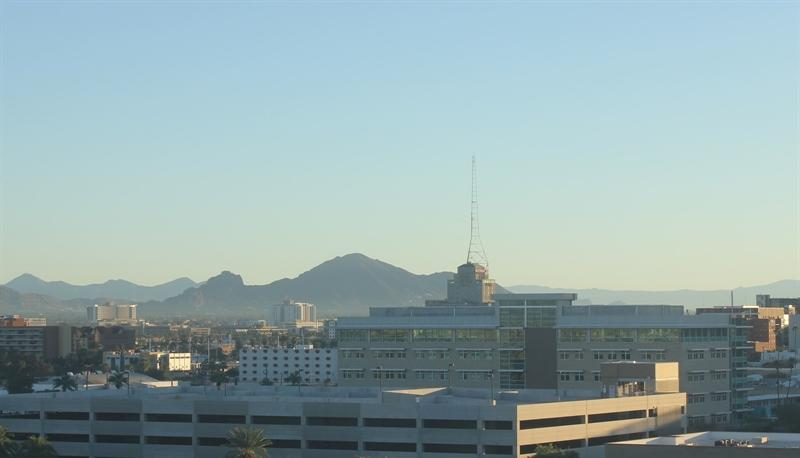
#> input picture images/train/day/20151101_142050.jpg, 800 x 458 px; its folder holds only this picture in this run
$ jupyter execute --allow-errors 'Day Vs Night Classifier.ipynb'
#> lines starting #> are read from the running program, lines starting #| are printed output that depends on the picture
# Day Vs Night Image Classifier
---

### IDE & SW Used:
1. Python 3.7.6
2. Anaconda3 (jupyter notebook)
3. Linux Ubuntu 20.04 Terminal

### SW Packages:
1. opencv-python 4.5.1.48
2. matplotlib 3.1.3
3. numpy 1.18.1
4. glob2 0.7
5. jupyterlab 1.2.6

[cell 1]
import os #you must always import it, because it is not a built-in function
import glob #for loading images from a directory
import matplotlib.image as mpimg #for reading & displaying images
import matplotlib.pyplot as plt #a collection of command style functions that make matplotlib work like MATLAB
import cv2 #import opencv-python library (a library designed to solve computer vision problems)
import random #to get access to the random module, to get different random results
import numpy as np #an open-source numerical Python library, can be utilised to perform a number of mathematical operations on arrays

[cell 2]
# Dataset directories
train_Dataset_dir = "images/train/"
test_Dataset_dir = "images/test/"

## Step 1: Load the datasets and visualise

[cell 3]
'''This function loads in images and their labels and places them in a list
    im_list[0][:] will be the first image-label pair in the list'''
def load_dataset(image_dir):
# These first few lines of code will load the training day/night images and store all of them in a variable/list, IMAGE_LIST
# This list contains the images and their associated label ("day" or "night").
#> called with image_dir = 'images/train/'
    im_list = []
    image_types = ["day", "night"]

    # Iterate through each color folder
    for im_type in image_types:

        # Iterate through each image file in each image_type folder
        # glob reads in any image with the extension "image_dir/im_type/*"
        for file in glob.glob(os.path.join(image_dir, im_type, "*")): # * allows an unspecified number of args and it consumes them all

            # Read in the image
            im = mpimg.imread(file)
#> im is the input picture: shape (458, 800, 3); mean R, G, B 147.2, 168.7, 170.2

            # Check if the image exists/if it's been correctly read-in
            if im is not None: #if im is not None == if not im is None
                # Append the image, and it's type (red, green, yellow) to the image list
                im_list.append((im, im_type))

    return im_list

[cell 4]
# Load training data
IMAGE_LIST = load_dataset(train_Dataset_dir)
#> IMAGE_LIST = 2 items

## Step 2: Preprocess the data input images

### 1. Resizing every image to a standard size

[cell 5]
def standardize_input(image):

    # Resize image and pre-process so that all "standard" images are the same size
    standard_im = cv2.resize(image, (1100, 600))

    return standard_im

### 2. Encode the target variables

[cell 6]
def encode(label):
    # encode day as 1, night as 0
    numerical_val = 0
    if(label == 'day'):
        numerical_val = 1

    return numerical_val

### This function takes in a list of image-label pairs and outputs a **standardized** list of resized images and numerical labels:
#### 1. Resizing every image to a standard size
#### 2. Encode the target variables

[cell 7]
def preprocess(image_list):

    #standardize and encode the input data
    standard_list = []

    # Iterate through all the image-label pairs
    for item in image_list:
        image = item[0]
        label = item[1]

        # Standardize the image
        standardized_im = standardize_input(image)

        # Create a numerical label
        binary_label = encode(label)

        # Append the image, and it's one hot encoded label to the full, processed list of image data
        standard_list.append((standardized_im, binary_label))
#> this loop made 2 passes
#> (label, numerical_val in encode, binary_label) on passes 1 to 2: ('day', 1, 1), ('night', 0, 0)
#> pass 1, in standardize_input, `standard_im = cv2.resize(image, (1100, 600))`:
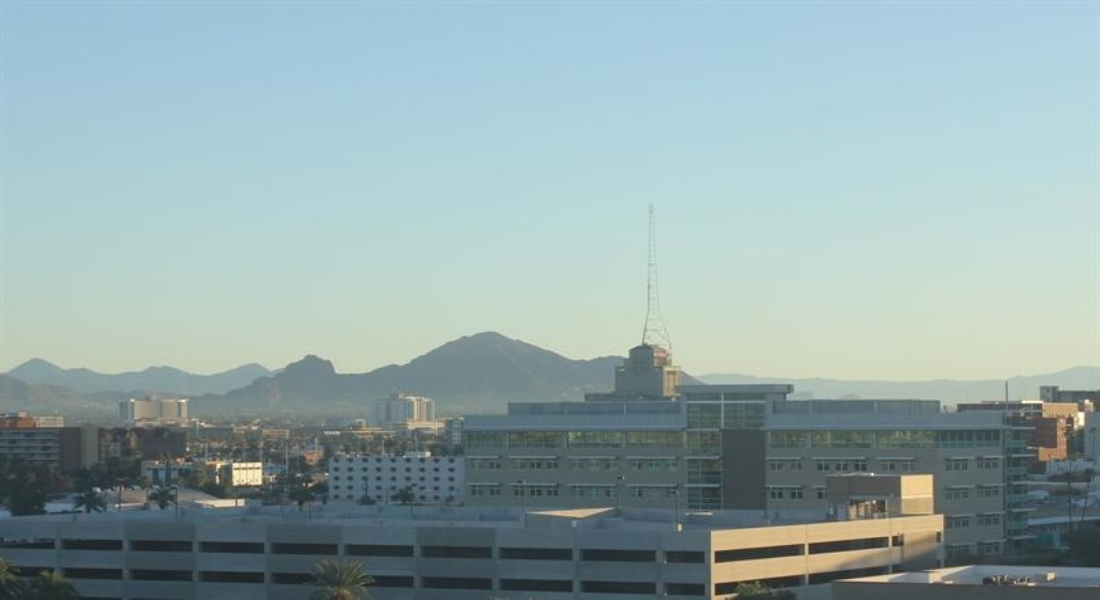
#> standard_im: shape (600, 1100, 3); mean R, G, B 147.1, 168.7, 170.1
#> pass 2, in standardize_input (call 2), `standard_im = cv2.resize(image, (1100, 600))`:
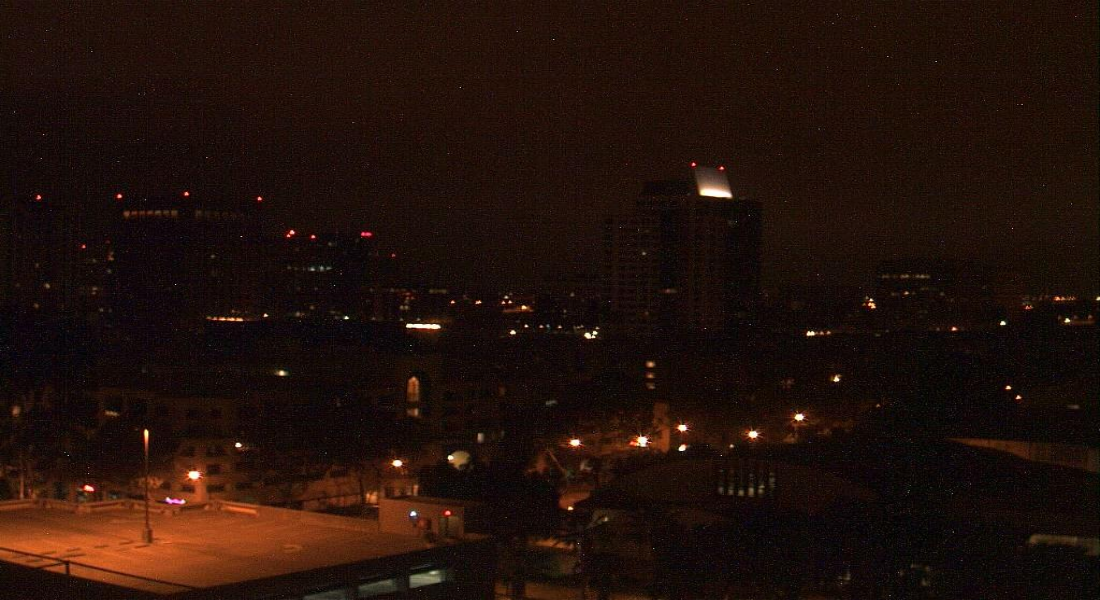
#> standard_im: shape (600, 1100, 3); mean R, G, B 33.7, 16.6, 10.3
#> after the loop, standard_list = 2 items

    return standard_list

[cell 8]
# Standardize all training images
STANDARDIZED_LIST = preprocess(IMAGE_LIST)
#> STANDARDIZED_LIST = 2 items

[cell 9]
# Display a standardized image and its label

# Select an image by index
image_num = 0
selected_image = STANDARDIZED_LIST[image_num][0]
selected_label = STANDARDIZED_LIST[image_num][1]
#> selected_label = 1

# Display image and data about it
plt.imshow(selected_image)
print("Shape: "+str(selected_image.shape))
#| Shape: (600, 1100, 3)
print("Label [1 = day, 0 = night]: " + str(selected_label))
#| Label [1 = day, 0 = night]: 1

## Step 3: Feature Extraction

Let's try to create a feature that represents the brightness in an image. We'll be extracting the **average brightness** using HSV colorspace. Specifically, we'll use the V channel (a measure of brightness), add up the pixel values in the V channel, then divide that sum by the area of the image to get the average Value of the image.

[cell 10]
# Find the average Value or brightness of an image
def avg_brightness(rgb_image):
    # Convert image to HSV
    hsv = cv2.cvtColor(rgb_image, cv2.COLOR_RGB2HSV)

    # Add up all the pixel values in the V channel
    sum_brightness = np.sum(hsv[:,:,2])
    area = 600*1100.0  # pixels

    # find the avg
    avg = sum_brightness/area

    return avg

[cell 11]
# Testing average brightness levels
# Look at a number of different day and night images and think about
# what average brightness value separates the two types of images

# As an example, a "night" image is loaded in and its avg brightness is displayed
image_num = 190
#> (the rest of this cell did not finish here and is left out)

## Step 4: Build the classifier

We'll turn our average brightness feature into a classifier that takes in a standardized image and returns a `predicted_label` for that image. This `estimate_label` function should return a value: 0 or 1 (night or day, respectively).

[cell 12]
# This function should take in RGB image input
def estimate_label(rgb_image, threshold):

    # Extract average brightness feature from an RGB image
    avg = avg_brightness(rgb_image)

    # Use the avg brightness feature to predict a label (0, 1)
    predicted_label = 0
    #threshold = 120
    if(avg > threshold):
        # if the average brightness is above the threshold value, we classify it as "day"
        predicted_label = 1
    # else, the predicted_label can stay 0 (it is predicted to be "night")

    return predicted_label

## Step 5: Evaluate the Classifier and Optimise

Here is where we test your classification algorithm using our test set of data that we set aside at the beginning of the notebook!
Below, we load in the test dataset, standardize it using the `standardize` function you defined above, and then **shuffle** it; this ensures that order will not play a role in testing accuracy.

[cell 13]
# Load test data
TEST_IMAGE_LIST = load_dataset(test_Dataset_dir)
#> TEST_IMAGE_LIST = 2 items

# Standardize the test data
STANDARDIZED_TEST_LIST = preprocess(TEST_IMAGE_LIST)
#> the loop in preprocess (call 2), `for item in image_list:` made 2 passes
#> STANDARDIZED_TEST_LIST = 2 items

# Shuffle the standardized test data
random.shuffle(STANDARDIZED_TEST_LIST)

[cell 14]
# Constructs a list of misclassified images given a list of test images and their labels
def get_misclassified_images(test_images, threshold):
    # Track misclassified images by placing them into a list
#> called with threshold = 99
    misclassified_images_labels = []

    # Iterate through all the test images
    # Classify each image and compare to the true label
    for image in test_images:

        # Get true data
        im = image[0]
        true_label = image[1]

        # Get predicted label from your classifier
        predicted_label = estimate_label(im, threshold)

        # Compare true and predicted labels
        if(predicted_label != true_label):
            # If these labels are not equal, the image has been misclassified
            misclassified_images_labels.append((im, predicted_label, true_label))
#> this loop made 2 passes
#> (true_label, predicted_label) on passes 1 to 2: (1, 1), (0, 0)
#> after the loop, misclassified_images_labels = []

    # Return the list of misclassified [image, predicted_label, true_label] values
    return misclassified_images_labels

[cell 15]
# Find all misclassified images in a given test set
MISCLASSIFIED = get_misclassified_images(STANDARDIZED_TEST_LIST, threshold=99)
#> MISCLASSIFIED = []

# Accuracy calculations
total = len(STANDARDIZED_TEST_LIST)
#> total = 2
num_correct = total - len(MISCLASSIFIED)
#> num_correct = 2
accuracy = num_correct/total
#> accuracy = 1

print('Accuracy: ' + str(accuracy))
#| Accuracy: 1.0
print("Number of misclassified images = " + str(len(MISCLASSIFIED)) +' out of '+ str(total))
#| Number of misclassified images = 0 out of 2

## Visualise the misclassified images
Visualise some of the images we classified wrong (in the MISCLASSIFIED list) and note any qualities that make them difficult to classify. This will help us identify any weaknesses in our classification algorithm.

[cell 16]
# Visualise misclassified example(s)
## Display an image in the `MISCLASSIFIED` list
## Print out its predicted label - to see what the image *was* incorrectly classified
num = 0
#> (the rest of this cell did not finish here and is left out)

## Analysing HSV
When visualising the HSV channels you can detect very fast that all misqualified night images have a very low hue value which is caused by the artificial yellow lights. The value lays about in the region of < 30.

Day images on the other hand which are a far more common mix of all sorts of colors basically land at an average value in general far above 50.

[cell 17]
def display_artificial_lights(rgb_image):
    hsv = cv2.cvtColor(rgb_image, cv2.COLOR_RGB2HSV)

    cols = 2
    rows = 2

    h = hsv[:,:,0]
    s = hsv[:,:,1]
    v = hsv[:,:,2]

    fig = plt.figure(figsize=(20,10))

    ax = fig.add_subplot(rows, cols, 1)
    ax.set_title("Original")
    ax.imshow(rgb_image)

    ax = fig.add_subplot(rows, cols, 2)
    ax.set_title("H {}".format(np.mean(h)))
    ax.imshow(h,cmap='gray', vmin=0, vmax=255)

    ax = fig.add_subplot(rows, cols, 3)
    ax.set_title("S")
    ax.imshow(s,cmap='gray', vmin=0, vmax=255)

    ax = fig.add_subplot(rows, cols, 4)
    ax.set_title("V")
    ax.imshow(v,cmap='gray', vmin=0, vmax=255)

    plt.show()

#> (the rest of this cell did not finish here and is left out)

## Step 6: Optimise to 100% accuracy
The following approach only looks at the upper part of the image and additionally takes the experience about hue values from above into account, so images with artificial bright lights will be flagged as night images.

[cell 18]
threshold_with_hue = 26

# This function should take in RGB image input
def estimate_label_even_more_improved(rgb_image):
    rgb_image = rgb_image[:rgb_image.shape[0]//4,:,:]

    # Extract average brightness feature from an RGB image
    avg = avg_brightness(rgb_image)

    hsv = cv2.cvtColor(rgb_image, cv2.COLOR_RGB2HSV)

    h = hsv[:,:,0]

    avg_h = np.mean(h)

    # Use the avg brightness feature to predict a label (0, 1)
    predicted_label = 0
    if(avg > threshold_with_hue):
        # if the average brightness is above the threshold value, we classify it as "day"
        predicted_label = 1

    if(avg_h<40 and avg <= threshold_with_hue):
        predicted_label = 0

        # else, the predicted_label can stay 0 (it is predicted to be "night")

    return predicted_label

# Constructs a list of misclassified images given a list of test images and their labels
def get_misclassified_images_even_more_improved(test_images):
    # Track misclassified images by placing them into a list
    misclassified_images_labels = []

    # Iterate through all the test images
    # Classify each image and compare to the true label
    for image in test_images:

        # Get true data
        im = image[0]
        true_label = image[1]

        # Get predicted label from your classifier
        predicted_label = estimate_label_even_more_improved(im)

        # Compare true and predicted labels
        if(predicted_label != true_label):
            # If these labels are not equal, the image has been misclassified
            misclassified_images_labels.append((im, predicted_label, true_label))
#> this loop made 2 passes
#> (true_label, avg_h in estimate_label_even_more_improved, predicted_label) on passes 1 to 2: (1, 98.73, 1), (0, 9.17, 0)
#> pass 1, in estimate_label_even_more_improved, `rgb_image = rgb_image[:rgb_image.shape[0]//4,:,:]`:
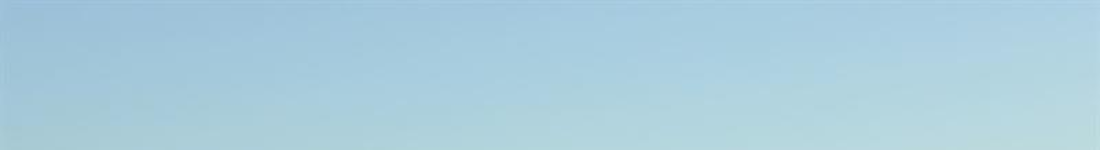
#> rgb_image: shape (150, 1100, 3); mean of channels 0, 1, 2 171, 206.2, 221.2; drawn as R, G, B
#> pass 2, in estimate_label_even_more_improved (call 2), `rgb_image = rgb_image[:rgb_image.shape[0]//4,:,:]`:
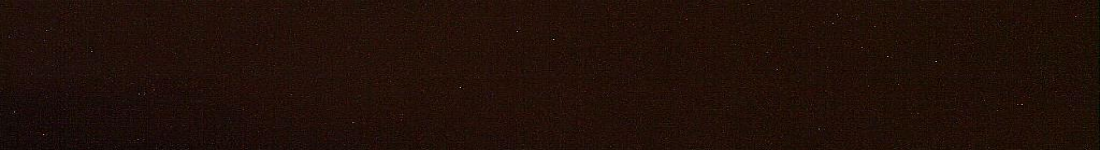
#> rgb_image: shape (150, 1100, 3); mean of channels 0, 1, 2 32.6, 15.3, 8.4; drawn as R, G, B
#> after the loop, misclassified_images_labels = []

    # Return the list of misclassified [image, predicted_label, true_label] values
    return misclassified_images_labels

# Find all misclassified images in a given test set
MISCLASSIFIED = get_misclassified_images_even_more_improved(STANDARDIZED_TEST_LIST)

# Accuracy calculations
total = len(STANDARDIZED_TEST_LIST)
num_correct = total - len(MISCLASSIFIED)
accuracy = num_correct/total

print('Accuracy: {:0.0f}% '.format(accuracy*100))
#| Accuracy: 100%
print("Number of misclassified images = " + str(len(MISCLASSIFIED)) +' out of '+ str(total))
#| Number of misclassified images = 0 out of 2
